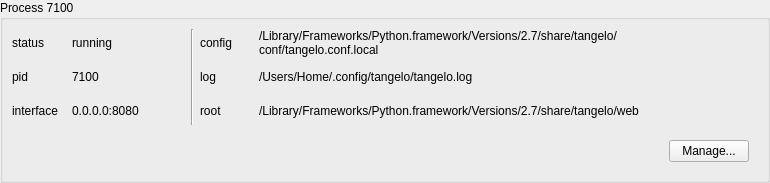
<?xml version="1.0" encoding="UTF-8"?>
<ui version="4.0">
 <class>Form</class>
 <widget class="QWidget" name="Form">
  <property name="geometry">
   <rect>
    <x>0</x>
    <y>0</y>
    <width>770</width>
    <height>183</height>
   </rect>
  </property>
  <property name="windowTitle">
   <string>Form</string>
  </property>
  <layout class="QHBoxLayout" name="horizontalLayout">
   <property name="margin">
    <number>0</number>
   </property>
   <item>
    <widget class="QGroupBox" name="groupBox">
     <property name="title">
      <string>Process 7100</string>
     </property>
     <layout class="QGridLayout" name="gridLayout">
      <item row="3" column="1" colspan="2">
       <widget class="QLabel" name="interfaceLabel">
        <property name="text">
         <string>0.0.0.0:8080</string>
        </property>
       </widget>
      </item>
      <item row="2" column="1" colspan="2">
       <widget class="QLabel" name="pidLabel">
        <property name="text">
         <string>7100</string>
        </property>
       </widget>
      </item>
      <item row="1" column="0">
       <widget class="QLabel" name="label_3">
        <property name="text">
         <string>status</string>
        </property>
       </widget>
      </item>
      <item row="2" column="0">
       <widget class="QLabel" name="label">
        <property name="text">
         <string>pid</string>
        </property>
       </widget>
      </item>
      <item row="1" column="4">
       <widget class="QLabel" name="config_label">
        <property name="text">
         <string>config</string>
        </property>
       </widget>
      </item>
      <item row="1" column="1">
       <widget class="QLabel" name="statusLabel">
        <property name="text">
         <string>running</string>
        </property>
       </widget>
      </item>
      <item row="2" column="5">
       <widget class="QLabel" name="logLabel">
        <property name="text">
         <string>/Users/Home/.config/tangelo/tangelo.log</string>
        </property>
       </widget>
      </item>
      <item row="3" column="4">
       <widget class="QLabel" name="label_12">
        <property name="text">
         <string>root</string>
        </property>
       </widget>
      </item>
      <item row="1" column="5">
       <widget class="QLabel" name="configLabel">
        <property name="sizePolicy">
         <sizepolicy hsizetype="Preferred" vsizetype="Preferred">
          <horstretch>0</horstretch>
          <verstretch>0</verstretch>
         </sizepolicy>
        </property>
        <property name="text">
         <string>/Library/Frameworks/Python.framework/Versions/2.7/share/tangelo/conf/tangelo.conf.local</string>
        </property>
        <property name="textFormat">
         <enum>Qt::AutoText</enum>
        </property>
        <property name="scaledContents">
         <bool>false</bool>
        </property>
        <property name="wordWrap">
         <bool>true</bool>
        </property>
       </widget>
      </item>
      <item row="1" column="3" rowspan="3">
       <widget class="Line" name="line">
        <property name="orientation">
         <enum>Qt::Vertical</enum>
        </property>
       </widget>
      </item>
      <item row="2" column="4">
       <widget class="QLabel" name="label_11">
        <property name="text">
         <string>log</string>
        </property>
       </widget>
      </item>
      <item row="3" column="0">
       <widget class="QLabel" name="label_8">
        <property name="text">
         <string>interface</string>
        </property>
       </widget>
      </item>
      <item row="6" column="0" colspan="8">
       <widget class="QWidget" name="widget" native="true">
        <layout class="QHBoxLayout" name="horizontalLayout_2">
         <item>
          <spacer name="horizontalSpacer">
           <property name="orientation">
            <enum>Qt::Horizontal</enum>
           </property>
           <property name="sizeHint" stdset="0">
            <size>
             <width>465</width>
             <height>20</height>
            </size>
           </property>
          </spacer>
         </item>
         <item>
          <widget class="QPushButton" name="manageButton">
           <property name="text">
            <string>Manage...</string>
           </property>
          </widget>
         </item>
        </layout>
       </widget>
      </item>
      <item row="3" column="5">
       <widget class="QLabel" name="rootLabel">
        <property name="text">
         <string>/Library/Frameworks/Python.framework/Versions/2.7/share/tangelo/web</string>
        </property>
       </widget>
      </item>
      <item row="2" column="6" colspan="2">
       <spacer name="horizontalSpacer_3">
        <property name="orientation">
         <enum>Qt::Horizontal</enum>
        </property>
        <property name="sizeHint" stdset="0">
         <size>
          <width>40</width>
          <height>20</height>
         </size>
        </property>
       </spacer>
      </item>
      <item row="1" column="6" colspan="2">
       <spacer name="horizontalSpacer_2">
        <property name="orientation">
         <enum>Qt::Horizontal</enum>
        </property>
        <property name="sizeHint" stdset="0">
         <size>
          <width>40</width>
          <height>20</height>
         </size>
        </property>
       </spacer>
      </item>
      <item row="3" column="6" colspan="2">
       <spacer name="horizontalSpacer_4">
        <property name="orientation">
         <enum>Qt::Horizontal</enum>
        </property>
        <property name="sizeHint" stdset="0">
         <size>
          <width>40</width>
          <height>20</height>
         </size>
        </property>
       </spacer>
      </item>
      <item row="1" column="2">
       <widget class="QLabel" name="indicator">
        <property name="text">
         <string/>
        </property>
        <property name="pixmap">
         <pixmap>ui/images/indicators/green.png</pixmap>
        </property>
       </widget>
      </item>
     </layout>
    </widget>
   </item>
  </layout>
 </widget>
 <resources/>
 <connections/>
</ui>
